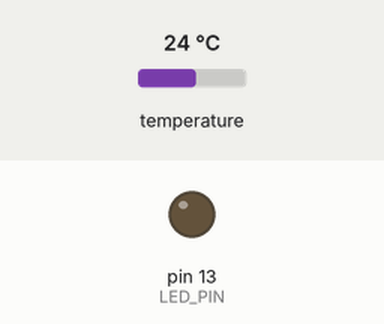
The sketch below on a simulated Arduino Uno, built with avr-gcc and run on an emulated ATmega328P. On the bench: output pins drawn as LEDs (lit = HIGH). The test bench sets the inputs (shaded band); at power-on: temperature 24 °C. Random numbers use the default seed unless the sketch sets one; no radio packets arrive unless stated; pins used as bus, display or sensor lines are not drawn; what the sketch prints to the serial monitor is not drawn.

Above: at 5.4 s.
At 11.3 s:
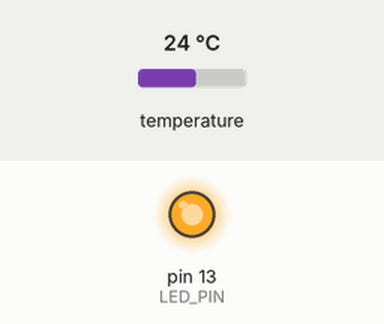
Timing chart, 0 to 13.5 s (numbered marks = the images above):
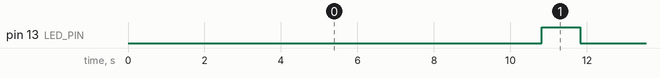

The sketch:

health_packet_2.ino
```cpp
#include <SPI.h>
#include <EEPROM.h>
#include <RH_RF69.h>
#include <RHReliableDatagram.h>
#include <math.h>
#include <stdlib.h>
#include <stdio.h>

#include "sensor.h"
#include "tree_data.h"

enum PacketType {
    PacketType_Reading,
    PacketType_Health
};

struct Packet {
    PacketType type;
    float reading[NUM_SENSORS];
    uint32_t age;
    uint16_t number;
    uint8_t origin_id;
    uint8_t current_id;
};

#include "queue.h"

// NOTE: uncomment whichever id method you use
// Hardcode id
// uint8_t my_id = 0;
// Read id from EEPROM
uint8_t my_id = EEPROM.read(EEPROM.length() - 1);
NodeData my_data;
NodeData parent_data;

#define PRINT_DEBUG     true
#define RF69_FREQ       433.0
#define RFM69_CS        8
#define RFM69_INT       7
#define RFM69_RST       4
#define LED_PIN         13
#define LED_PERIOD      (10ul * 1000ul)

#define PACKET_PERIOD   (1000ul * 20ul * 1ul)
#define HEALTH_PACKET_PERIOD  (1000ul * 10ul)
#define RX_RATE      (600.0f)
#define TX_RATE      (200.0f)

RH_RF69 rf69(RFM69_CS, RFM69_INT);
RHReliableDatagram rf69_manager(rf69, my_id);
float current_frequency = 0.0f;

uint32_t last_reading_time = 0;
Queue packet_queue;
static int16_t packet_number = 0;

void setup() {
    pinMode(LED_PIN, OUTPUT);

    Serial.begin(115200);

    // Uncomment this to start running only after serial monitor is open
    // while (!Serial) {
    //     delay(1);
    // }

    // Read node and parent data
    memcpy_P(&my_data, &tree_data[my_id], sizeof(NodeData));
    if (my_data.parent != NO_ID) {
        memcpy_P(&parent_data, &tree_data[my_data.parent], sizeof(NodeData));
    }

    // NOTE: has to happen here right after serial connection is made
    if (my_data.has_sensor) {
        setup_sensors();
    }

    pinMode(2, OUTPUT); // set up for the sensor voltage
    pinMode(RFM69_RST, OUTPUT);
    digitalWrite(RFM69_RST, LOW);

    // reset radio
    // NOTE: is this needed?
    digitalWrite(RFM69_RST, HIGH);
    delay(10);
    digitalWrite(RFM69_RST, LOW);
    delay(10);

    if (!rf69_manager.init()) {
        while (true) {
            delay(1);
            Serial.println("RFM69 radio init failed");
        }
    }

    // Defaults after init are 434.0MHz, modulation GFSK_Rb250Fd250, +13dbM (for low power module)
    // No encryption
    if (!rf69.setFrequency(RF69_FREQ)) {
        while (true) {
            delay(1);
            Serial.println("setFrequency failed");
        }
    }

    // If you are using a high power RF69 eg RFM69HW, you *must* set a Tx power with the
    // ishighpowermodule flag set like this:
    // power range is 14-20, 2nd arg must be true for 69HCW
    rf69.setTxPower(20, true);

    // The encryption key has to be the same as the one in the server
    uint8_t key[] = { 0x01, 0x02, 0x03, 0x04, 0x05, 0x06, 0x07, 0x08, 0x01, 0x02, 0x03, 0x04, 0x05, 0x06, 0x07, 0x08};
    rf69.setEncryptionKey(key);

    rf69_manager.setRetries(0);
    rf69_manager.setTimeout(10);

    last_reading_time = millis();
}

int free_ram() {
    extern int __heap_start, *__brkval;
    int v;
    return (int) &v - (__brkval == 0 ? (int) &__heap_start : (int) __brkval);
}

float expovariate(float rate) {
    float k = -((float) random(0, RAND_MAX) / (RAND_MAX + 1));
    return -log(1.0f - k) / (1 / rate);
}

uint32_t convert_to_sleepydog_time(uint32_t time) {
    uint32_t remainder = time;
    remainder = remainder % 250;
    remainder = remainder % 15;
    uint32_t sleepydog_time = time - remainder;
    if (sleepydog_time < 15) {
        sleepydog_time = 15;
    }
    return sleepydog_time;
}

void blink_led_periodically() {
    static uint32_t prev_time = 0;

    uint32_t current_time = millis();

    if (current_time - prev_time > LED_PERIOD) {
        prev_time = current_time;
        digitalWrite(LED_PIN, HIGH);
        delay(1000);
        digitalWrite(LED_PIN, LOW);
    }
}

void print_packet(struct Packet p) {
    // NOTE: old printing with multiple prints, remove when sure that it's not needed
    // Serial.print(p.age);
    // Serial.print(",");
    // Serial.print(p.current_id);
    // Serial.print(",");
    // Serial.print(p.number);
    // Serial.print(",");
    // Serial.print(p.origin_id);
    // for (int i = 0; i < NUM_SENSORS; i++) {
    //     Serial.print(",");
    //     Serial.print(p.reading[i]);
    // }
    if(p.type == PacketType_Reading){
      Serial.print("Type_Reading,");
    } else if(p.type == PacketType_Health){
      Serial.print("Type_Health,");
    }
    // NOTE: to print a float do: ("%d%01d", (int)(f), (int)(f * 100) % 100)

    // 1 uint32 (10 chars)
    // 3 uint16 (5 chars)
    // 6 floats (formatted as -123.45, so 7 chars)
    // 9 commas
    // null-terminator
    // 1 more char for leeway
    static char print_packet_buffer[10 + 3 * 5 + 6 * 6 + 9 + 1 + 1];
    int print_size = snprintf(print_packet_buffer, sizeof(print_packet_buffer), "%lu,%u,%u,%u,%d.%01d,%d.%01d,%d.%01d,%d.%01d,%d.%01d,%d.%01d",
        p.age,
        p.current_id,
        p.number,
        p.origin_id,
        (int)(p.reading[0]), (int)(p.reading[0] * 100) % 100 / 10,
        (int)(p.reading[1]), (int)(p.reading[1] * 100) % 100 / 10,
        (int)(p.reading[2]), (int)(p.reading[2] * 100) % 100 / 10,
        (int)(p.reading[3]), (int)(p.reading[3] * 100) % 100 / 10,
        (int)(p.reading[4]), (int)(p.reading[4] * 100) % 100 / 10,
        (int)(p.reading[5]), (int)(p.reading[5] * 100) % 100 / 10);

    Serial.println(print_packet_buffer);

    if ((size_t)print_size > sizeof(print_packet_buffer)) {
        Serial.println("print_packet_buffer too small");
    }
}

void loop_tx() {
    bool tx_success = false;
    uint32_t sleep_time = expovariate(TX_RATE);
    sleep_time = convert_to_sleepydog_time(sleep_time);

    rf69.sleep();
    delay(sleep_time);

    // Turn on radio
    rf69.setModeIdle();

    if (packet_queue.size > 0) {
        for (size_t i = 0; i < QUEUE_SIZE_MAX; i++) {
            packet_queue.data[i].age += sleep_time;
        }
        Packet packet = packet_queue.front();

        // Transmit
        tx_success = rf69_manager.sendtoWait((uint8_t *) &packet, sizeof(Packet), my_data.parent);
    }

    if (tx_success) {
        Packet popped = packet_queue.pop();

        if (PRINT_DEBUG) {
            Serial.print("|TX,");
            print_packet(popped);
        }
    }
}

void loop_rx() {
    static uint8_t buffer[RH_RF69_MAX_MESSAGE_LEN];

    uint32_t sleep_time = expovariate(RX_RATE);
    sleep_time = convert_to_sleepydog_time(sleep_time);
    delay(sleep_time);

    bool rx_success = false;

    // Turn on radio
    rf69.setModeRx();

    // Clear buffer
    if (rf69_manager.available()) {
        uint8_t len = sizeof(buffer);
        rf69.recv(buffer, &len);
    }

    Packet p;
    uint32_t start_time = millis();
    while (millis() - start_time < 10) {
        if (rf69_manager.available()) {
            // Wait for a message addressed to us from the client
            uint8_t len = sizeof(buffer);
            uint8_t from;
            if (rf69_manager.recvfromAck(buffer, &len, &from)) {
                // Turn off radio
                rf69.sleep();

                // zero out remaining string
                buffer[len] = 0;

                memcpy(&p, buffer, sizeof(Packet));
                rx_success = true;

                p.current_id = my_id;

                // NOTE: Last node doesn't put packets into queue, they are "transferred" to gateway when packet is printer
                if (my_data.parent != NO_ID) {
                    packet_queue.push(p);
                }

                break;
            }
        }
    }

    // Turn off radio
    rf69.sleep();

    // Only last node prints to serial
    if (rx_success && (my_data.parent == NO_ID || PRINT_DEBUG)) {
        if (PRINT_DEBUG) {
            Serial.print("|RX,");
        }
        print_packet(p);
    }
}

void health_packet_generate(){
    if (millis() - last_reading_time >= HEALTH_PACKET_PERIOD) {
        if (packet_queue.size < QUEUE_SIZE_MAX) {

            Packet new_packet = {
                .type = PacketType_Health,
              // node ID, queue size, 0, 0, 0, 0
                .reading = {my_id, packet_queue.size, 0, 0, 0, 0},
                .age = 0,
                .number = packet_number,
                .origin_id = 0, //.origin_id = my_id,
                .current_id = my_id,
            };

            //read_temperatures(new_packet.reading);

            packet_queue.push(new_packet);

            if (PRINT_DEBUG) {
                Serial.print("Health_Packet created: ");
                Serial.println(packet_number);
                print_packet(new_packet);
            }

            packet_number++;
        } else {
            if (PRINT_DEBUG) {
                Serial.println("Queue full");
            }
        }

        last_reading_time = millis();
    }
}

void loop() {
    // Do readings periodically if node has sensor
    if (my_data.has_sensor) {
        if (millis() - last_reading_time >= PACKET_PERIOD) {
            health_packet_generate();
            if (packet_queue.size < QUEUE_SIZE_MAX) {
                Packet new_packet = {
                    .type = PacketType_Reading,
                    .reading = {},
                    .age = 0,
                    .number = packet_number,
                    .origin_id = my_id,
                    .current_id = my_id,
                };

                read_temperatures(new_packet.reading);

                packet_queue.push(new_packet);

                if (PRINT_DEBUG) {
                    Serial.print("Packet created: ");
                    Serial.println(packet_number);
                    print_packet(new_packet);
                }

                packet_number++;
            } else {
                if (PRINT_DEBUG) {
                    Serial.println("Queue full");
                }
            }

            last_reading_time = millis();
        }
    } else {
        health_packet_generate();
    }

    // Set frequency
    float expected_frequency = 0.0f;
    if (packet_queue.size > 0 && my_data.parent != NO_ID) {
        expected_frequency = parent_data.rx_frequency;
    } else {
        expected_frequency = my_data.rx_frequency;
    }
    if (current_frequency != expected_frequency) {
        rf69.setFrequency(expected_frequency);
        current_frequency = expected_frequency;
    }

    if (packet_queue.size > 0 && my_data.parent != NO_ID) {
        loop_tx();
    } else {
        loop_rx();
    }

    blink_led_periodically();
}
```

queue.h
```cpp
#define QUEUE_SIZE_MAX  20

struct Queue {
    Packet data[QUEUE_SIZE_MAX];
    uint8_t head = 0;
    uint8_t size = 0;

    void push(Packet packet) {
        if (size < QUEUE_SIZE_MAX - 1) {
            data[(head + size) % QUEUE_SIZE_MAX] = packet;
            size++;
        }
    }

    Packet front() {
        return data[head];
    }

    Packet pop() {
        if (size > 0) {
            uint8_t old_head = head;
            head = (head + 1) % QUEUE_SIZE_MAX;
            size--;

            return data[old_head];
        }
    }
};
```

sensor.h
```cpp
#include <OneWire.h>
#include <DallasTemperature.h>

#define ONE_WIRE_BUS 2
#define NUM_SENSORS 6
#define ADDRESS_LENGTH 8

DeviceAddress addresses[NUM_SENSORS];
OneWire oneWire(ONE_WIRE_BUS);
DallasTemperature sensors(&oneWire);

void inline shift(int index, int size, DeviceAddress directory[NUM_SENSORS]) {
    for (int i = size - 1; i >= index; i--) {
        memcpy(directory[i + 1], directory[i], ADDRESS_LENGTH);
    }
}

bool inline less(DeviceAddress val1, DeviceAddress val2) {
    for (int i = 0; i < ADDRESS_LENGTH; i++) {
        if (val1[i] < val2[i]) return true;
        if (val2[i] < val1[i]) return false;
    }
    return false;
}

void insertion_sort(int size, DeviceAddress directory[NUM_SENSORS], DeviceAddress entry) {
    for (int i = 0; i <= size; i++) {
        if (i == size) {
            memcpy(directory[i], entry, ADDRESS_LENGTH);
        } else if (!less(directory[i], entry)) {
            shift(i, size, directory);
            memcpy(directory[i], entry, ADDRESS_LENGTH);
            break;
        }
    }
}

void create_address_book() {
    // Serial.println("START");
    DeviceAddress new_entry;
    oneWire.reset_search();
    int size = 0;
    while (oneWire.search(new_entry)) {
        if (sensors.validAddress((const uint8_t*)new_entry)) {
            for (int i = 0; i < ADDRESS_LENGTH; i++) {
                // Serial.print(new_entry[i], HEX);
                // Serial.print(" ");
            }
            // Serial.println();
        // insert addresses by their magnitude.
            insertion_sort(size, addresses, new_entry);
            size++;
        }
    }
    // Serial.println("END");
}

void setup_sensors(void) {
    create_address_book();
    sensors.begin();
}

void read_temperatures(float temperatures[]) {
    // call sensors.requestTemperatures() to issue a global temperature
    // request to all devices on the bus
    // Serial.print("Requesting temperatures...");
    sensors.requestTemperatures(); // Send the command to get temperatures
    // Serial.println("DONE");
    for (int i = 0; i < NUM_SENSORS; i++) {
        for (int j = 0; j < ADDRESS_LENGTH; j++) {
            // Serial.print(addresses[i][j], HEX);
            // Serial.print(" ");
        }
        // Serial.println(" ");

        // Serial.print(": ");
        // Serial.println(sensors.getTempC(addresses[i]));
        temperatures[i] = sensors.getTempC(addresses[i]);
    }
}
```

Source omitted: tree_data.h (27317 bytes)

Measured:
- by itself, pin 13 (LED_PIN): alternates HIGH for 1.0 s and LOW for 9.4 s
- by itself, everything shown: repeats every 52.6 s, in 10 steps
